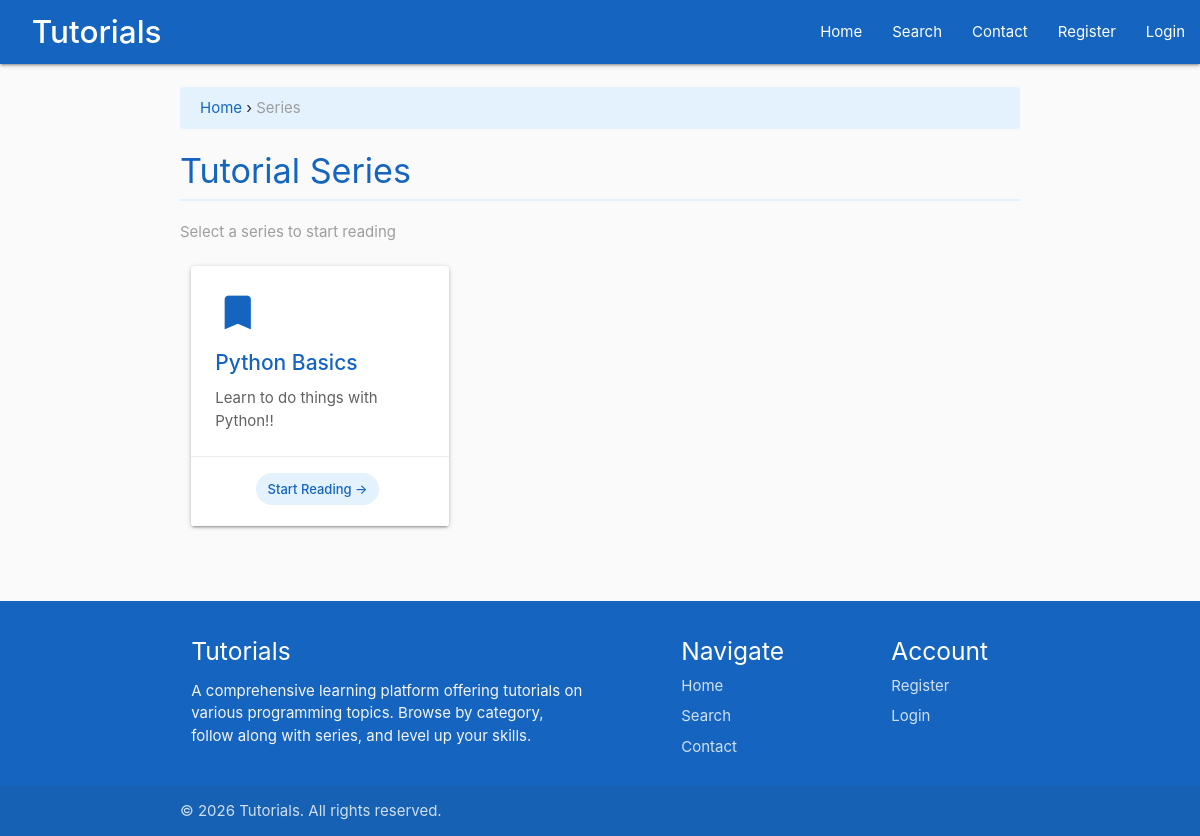
Screenshot of /Python-Fundamentals with the database file from the repository.
### main/models.py (models this page shows, shortened)
class TutorialSeries(models.Model):
	tutorial_series = models.CharField(max_length=200)
	tutorial_category = models.ForeignKey(TutorialCategory,
										  default=1,
										  verbose_name="Category",
										  on_delete=models.SET_DEFAULT)
	series_summary = models.CharField(max_length=200)
	class Meta:
		verbose_name_plural = "Series"

### main/views.py (the view, shortened to what this page needs)
# urls.py: path('<single_slug>', views.single_slug, name='single_slug'),
def single_slug(request, single_slug):
	categories = [c.category_slug for c in TutorialCategory.objects.all()]
	if single_slug in categories:
		matching_series = TutorialSeries.objects.filter(tutorial_category__category_slug=single_slug)
		series_urls = {}
		for m in matching_series.all():
			part_one = Tutorial.objects.filter(tutorial_series__tutorial_series=m.tutorial_series).earliest("tutorial_published")
			series_urls[m] = part_one.tutorial_slug
		return render(request,
			          "main/category.html",
			          {"part_ones": series_urls})

### main/templates/main/category.html (shortened to what this page needs)
{% extends 'main/header.html' %}
{% block content %}
<div class="breadcrumb-nav">
    <a href="{% url 'main:homepage' %}">Home</a> &rsaquo; <span class="grey-text">Series</span>
</div>
<h4 class="section-title">Tutorial Series</h4>
<p class="grey-text">Select a series to start reading</p>
<div class="row">
    {% for tut, partone in part_ones.items %}
        <div class="col s12 m6 l4">
            <a href="/{{ partone }}" style="color: #000;">
                <div class="card hoverable category-card">
                    <div class="card-content">
                        <i class="material-icons">bookmark</i>
                        <span class="card-title">{{ tut.tutorial_series }}</span>
                        <p>{{ tut.series_summary }}</p>
                    </div>
                    <div class="card-action center-align">
                        <span class="chip category-chip">Start Reading &rarr;</span>
                    </div>
                </div>
            </a>
        </div>
    {% empty %}
        <div class="col s12 center-align">
            <p class="grey-text">No series available in this category yet.</p>
        </div>
    {% endfor %}
</div>
{% endblock %}

### main/static/main/css/style.css (style rules this page uses)
body { display: flex; min-height: 100vh; flex-direction: column; background-color: #fafafa; }
a { color: #1565c0; }
.card { border-radius: 4px; transition: box-shadow 0.3s ease, transform 0.2s ease; }
.card .card-title { font-weight: 500; color: #1565c0; }
.card .card-content p { color: #616161; }
.category-card .card-content { padding: 24px; }
.category-card .card-title { font-size: 1.4rem; margin-bottom: 8px; }
.category-card i.material-icons { font-size: 3rem; color: #1565c0; margin-bottom: 12px; display: block; }
.section-title { color: #1565c0; font-weight: 400; margin-bottom: 20px; padding-bottom: 10px; border-bottom: 2px solid #e3f2fd; }
.breadcrumb-nav { background-color: #e3f2fd; padding: 10px 20px; border-radius: 4px; margin-bottom: 20px; }
.breadcrumb-nav a { color: #1565c0; }
.chip.category-chip { background-color: #e3f2fd; color: #1565c0; }

### rows the page displays
TutorialSeries: tutorial_series "Python Basics", series_summary "Learn to do things with Python!!"
